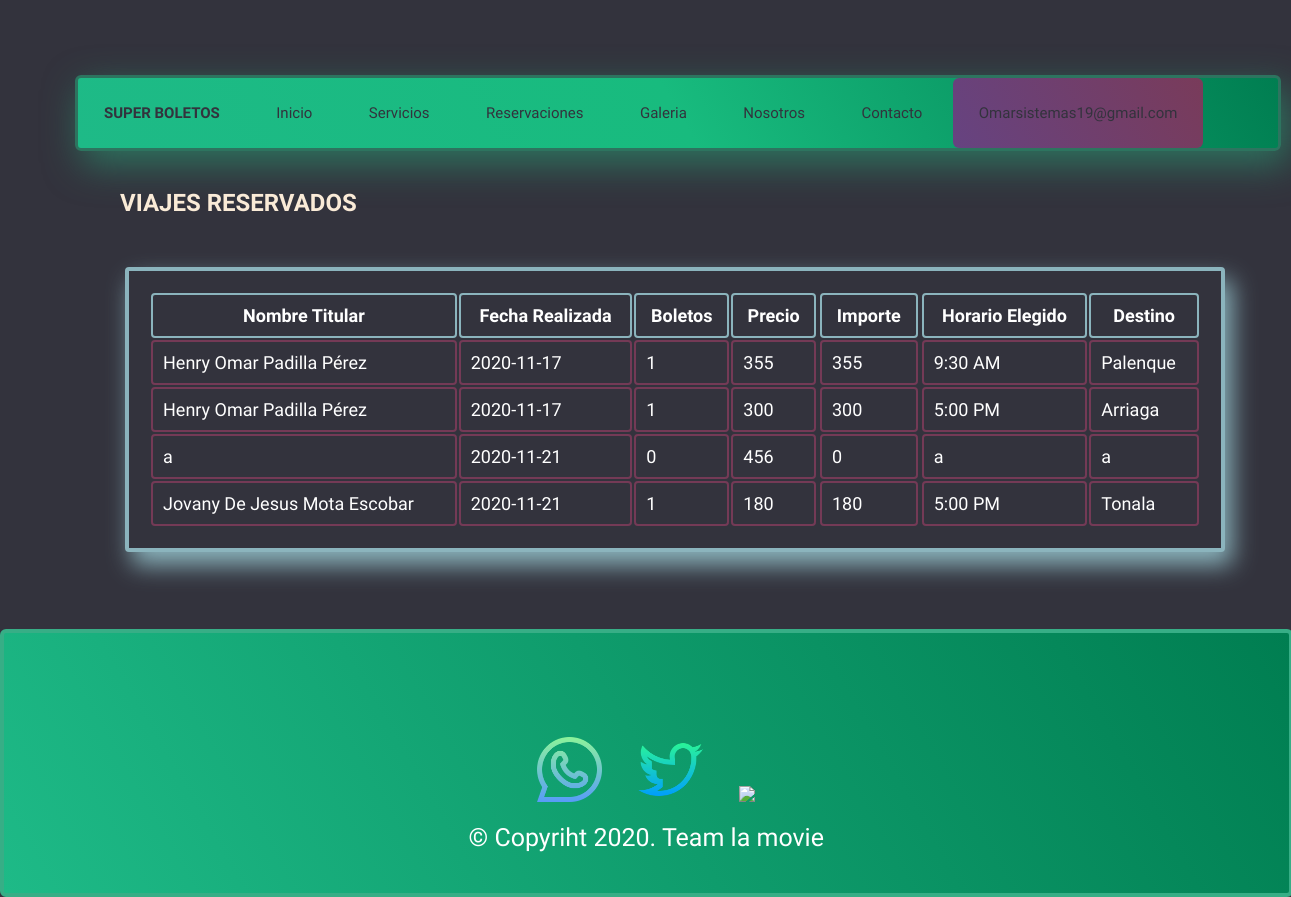
Page /Lista.php (signed in) on the committed database.
### tables this page shows
CREATE TABLE `ventas` (
  `Id` int(11) NOT NULL,
  `IdUsuario` int(11) DEFAULT NULL,
  `IdProducto` int(11) DEFAULT NULL,
  `Fecha` date DEFAULT NULL,
  `Pasajeros` int(11) DEFAULT NULL,
  `Precio` float DEFAULT NULL,
  `Importe` float DEFAULT NULL,
  `Horarios` varchar(200) DEFAULT NULL,
  `Lugar` varchar(100) NOT NULL,
  `Titular` varchar(100) NOT NULL
);

### Lista.php (the view, shortened to what this page needs)
<?php
if(isset($_SESSION['nombreUsuario']))
{
    $usuarioSesion=$_SESSION['nombreUsuario'];
    $tipoSesion=$_SESSION['tipoUsuario'];
    $idUsuario=$_SESSION['idUsuario'];
}
else{
    $usuarioSesion=' ';
    $tipoSesion=' ';
}
?>
<!DOCTYPE html>
<html>
	<head>
        <link rel="stylesheet" href="css/estiloss.css">
	</head>
	<body>
		<ul class="menu">
            <li><strong><a href="inicio.php">SUPER BOLETOS</a></strong></li>
            <?php
            if($usuarioSesion<>'' && $tipoSesion==2)
            {
            ?>
            <li><a href="inicio.php">Inicio</a></li>
            <li><a href="catalogo.php">Servicios</a></li>
            <li><a href="Lista.php">Reservaciones</a></li>
            <li><a href="galeria.php">Galeria</a></li>
            <li><a href="nosotros.php">Nosotros</a></li>
            <li><a href="contacto.php">Contacto</a></li>
            <?php
            }
            ?>
            <li class="perfil"><a href="logout.php">
            <?php
            if($usuarioSesion<>'')
            {
                echo $usuarioSesion;
            }
            else
            {
                echo 'Iniciar sesión';
            }
            ?>
            </a></li>
        </ul>
        <header class="tab">
            <br><br>
			<h2>VIAJES RESERVADOS</h2>
				<div>
					<table class="tabla2">
						<tr>
                         <th class="control3">Nombre Titular</th>
                         <th class="control3">Fecha Realizada</th>
                         <th class="control3">Boletos</th>
                         <th class="control3">Precio<th>
                         <th class="control3">Importe<th>
                         <th class="control3">Horario Elegido</th>
                         <th class="control3">Destino </th>
						</tr>
							<?PHP
								include_once 'conexion.php';
								$mysqlConexion=new mysqli($servidorBD,$usuarioBD,$claveBD,$nombreBD);
                                $consulta="SELECT ventas.Fecha,ventas.Pasajeros,ventas.Precio,ventas.Importe,ventas.Horarios,ventas.Lugar,ventas.Titular FROM ventas where IdUsuario=$idUsuario";
								$resultado=$mysqlConexion->query($consulta);
								while($registro=$resultado->fetch_assoc())
								{
									?>
									<tr>
                                    <td class="control2"><?php echo $registro['Titular'] ?></td>
                                    <td class="control2"><?php echo $registro ['Fecha'] ?></td>
                                    <td class="control2"><?php echo $registro ['Pasajeros'] ?></td>
                                    <td class="control2"><?php echo $registro ['Precio'] ?><td>
                                    <td class="control2"><?php echo $registro ['Importe'] ?><td>
                                    <td class="control2"><?php echo $registro ['Horarios'] ?></td>
                                    <td class="control2"><?php echo $registro ['Lugar'] ?></td>
									</tr>
									<?PHP
								}
							?>
					</table>
				</div>
			</header>
        <br><br>
        <br><br>
        <div class="piepagina">
        <br>
        <a href="https://api.whatsapp.com/send?phone=+529611604999&text=hola" target="_blank" rel="noopener noreferrer"> <img src="img/wha.png" width="65px"></a>
        <a href="https://twitter.com/bkevinprince7" target="_blank" rel="noopener noreferrer"><img src="img/twitter.png" width="65px"></a>
        <a href="https://www.facebook.com/kevin.prince99" target="_blank" rel="noopener noreferrer"><img src="img/facebook.png" width="65px"></a>
       <br>
       <p>&copy; Copyriht 2020.  Team la movie</p>
    </div>
	</body>
</html>

### css/estiloss.css (style rules this page uses)
body { font-family: arial, helvetica; background-color: rgba(51, 51, 61, 100%); margin-top: 50px; background-repeat: no-repeat; margin: 0; padding: 0; }
.menu { list-style: none; padding: 0; background:linear-gradient(240deg,#007e51,#18bb7e,#1eba87); border-radius: 6px; width: 100%; height: 70px; max-width: 1200px; margin-top: 75px; margin-left: 75px; border: 3px solid #2d745f; box-shadow: 7px 13px 37px #2d745f; }
.menu li a { text-decoration: none; color: #33333d; padding: 26px; display: block; font-family: 'Varela Round', sans-serif; }
.menu li { display: inline-block; text-align: center; font-family: 'Varela Round', sans-serif; font-size: 15px; }
.perfil { background:linear-gradient(240deg,#793b5a,#664381); border-radius: 6px; }
h2 { color: antiquewhite; font-family: 'Varela Round', sans-serif; }
.tab { font-family: 'Varela Round', sans-serif; color: white; margin-left: 120px; }
.tabla2 { width: 1100px; background: #33333d; padding: 20px; margin: 5px; margin-top: 50px; border-radius: 4px; font-family: 'Varela Round', sans-serif; color: white; border: 4px solid #8bb4bd; box-shadow: 7px 13px 25px #8bb4bd; }
.control2 { width: auto; background: #33333d; padding: 10px; border-radius: 4px; margin-bottom: 16px; border: 2px solid #743a56; font-family: 'Varela Round', sans-serif; font-size: 18px; color: white; }
.control3 { width: auto; background: #33333d; padding: 10px; border-radius: 4px; margin-bottom: 16px; border: 2px solid #8bb4bd; font-family: 'Varela Round', sans-serif; font-size: 18px; color: white; }
* { margin: 0; padding: 0; }
a img { padding: 15px; }
.piepagina { width: 99.5%; height: 200px; background:linear-gradient(240deg,#007e51,#1eba87); font-family: 'Varela Round', sans-serif; bottom: 0; position: relative; left: 0; text-align: center; border: 4px solid #37ae86 ; margin: 0; border-radius: 6px; padding-top: 60px; color: white; font-size: 25px; }

### rows in the picture
ventas: Titular "Henry Omar Padilla Pérez", Fecha "2020-11-17", Pasajeros "1", Precio "355", Importe "355", Horarios "9:30 AM", Lugar "Palenque"
ventas: Titular "Henry Omar Padilla Pérez", Fecha "2020-11-17", Pasajeros "1", Precio "300", Importe "300", Horarios "5:00 PM", Lugar "Arriaga"
ventas: Titular "a", Fecha "2020-11-21", Pasajeros "0", Precio "456", Importe "0", Horarios "a", Lugar "a"
ventas: Titular "Jovany De Jesus Mota Escobar", Fecha "2020-11-21", Pasajeros "1", Precio "180", Importe "180", Horarios "5:00 PM", Lugar "Tonala"

### other values in the picture
$usuarioSesion "Omarsistemas19@gmail.com"
